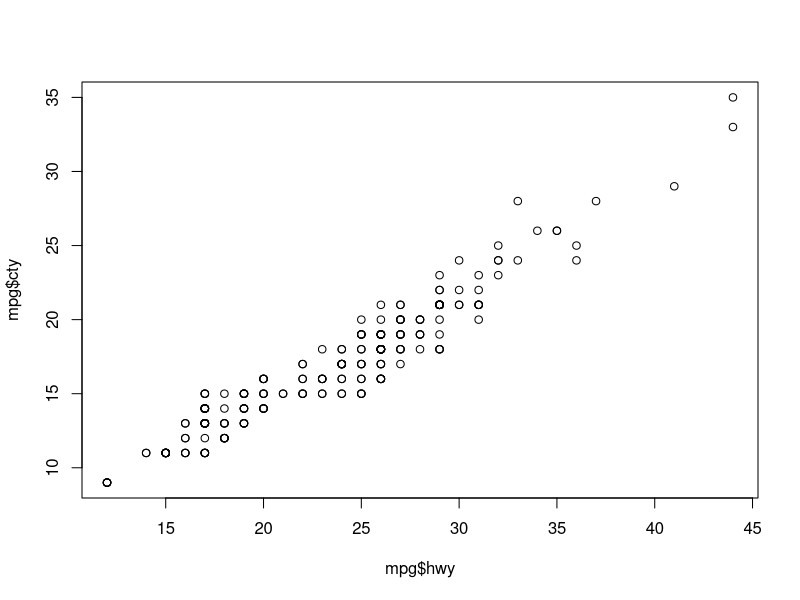
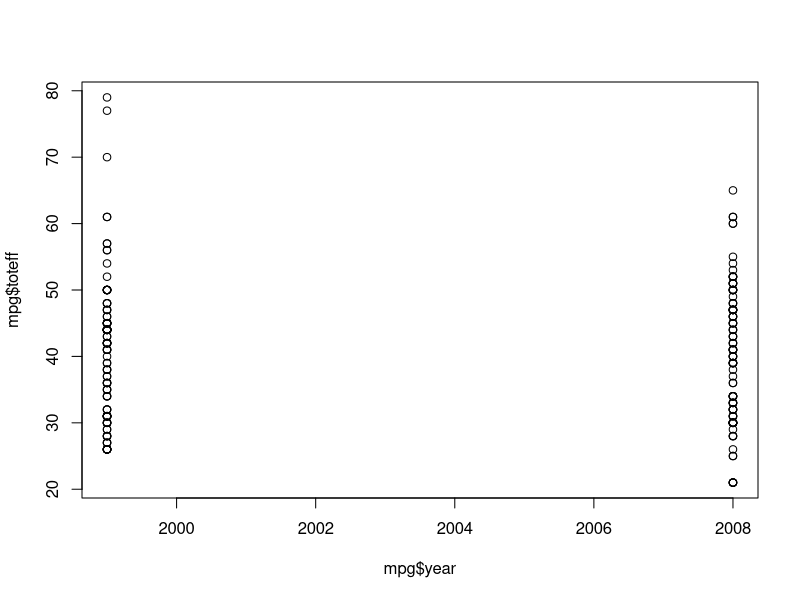

These charts were generated, in order, by the following R code:
## ---- chunk 1
knitr::opts_chunk$set(echo = TRUE)
## ---- chunk 2
cel <- c((24-32)*(5/9), (15-32)*(5/9))
cel
## ---- chunk 3
vec200 = 0
  for (i in 1:200){
    if ((i%%2)==0)
      vec200[i] = 1
    else
      vec200[i] = 3
    print(vec200[i])
  }
## ---- chunk 4
numperfect = 0
for (i in 1:2001){
  if(sqrt(i)%%1==0)
    numperfect=numperfect+1
}
numperfect
## ---- chunk 5
##install.packages('ggplot2')
library(ggplot2)
## ---- chunk 6
summary(mpg)

## ---- chunk 7
ct = mpg$cty
hw = mpg$hwy
combine = ct + hw
mpg$toteff = combine
top3 = mpg[c(222, 213, 223),]
top3
## ---- chunk 8
boop = length(which(mpg$class == "compact"))
print('the total number of compacts is:')
boop
## ---- chunk 9
plot(mpg$hwy, mpg$cty)
## ---- chunk 10
plot(mpg$year, mpg$toteff)
## ---- chunk 11
library(dplyr)
## ---- chunk 12
data = mpg %>%
  group_by(year) %>%
  summarize(averageMPG = mean(toteff))
print(data)
